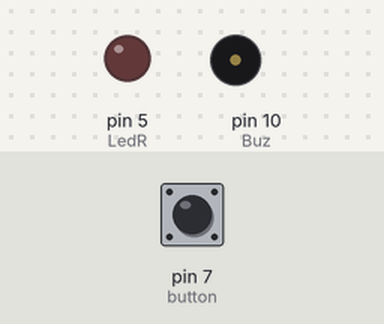
Simulated run of this sketch. Board: Arduino Uno, built for the host (arithmetic inside an expression is 32-bit, double 64-bit). Parts: output pins drawn as LEDs (lit = HIGH), buzzer (waves = sounding). Dashed ring = blinking. The inputs (shaded band) are chosen by the test bench; at power-on: pin 7 (button) LOW.

Above: at 1.8 s.
1.9 s: pin 7 (button) pulled HIGH for 0.6 s
At 2.9 s:
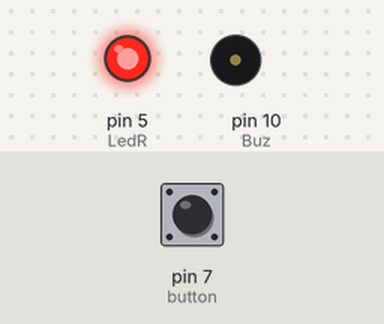
5.0 s: pin 7 (button) pulled HIGH for 1 s
At 6.4 s:
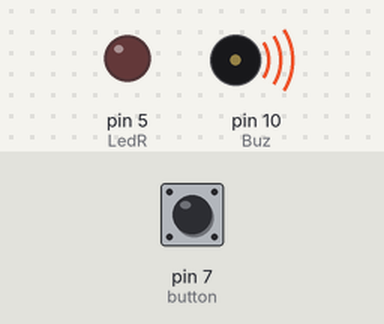
8.0 s: pin 7 (button) pulled HIGH for 3.2 s
At 8.9 s:
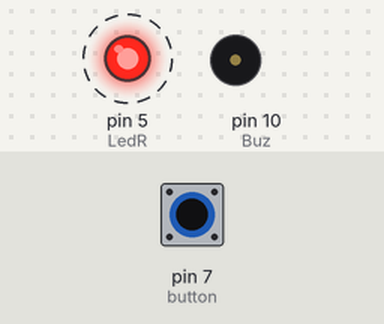
Timing chart, 0 to 14.0 s (numbered marks = the images above; inputs shaded):
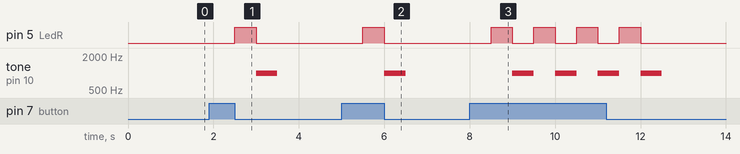

Measured:
- after the input at 1.9 s, pin 5 (LedR): LOW → HIGH after 0.60 s, → LOW 0.50 s later; tone on pin 10 (Buz): silent → 1000 Hz after 1.1 s, → silent 0.50 s later
- after the input at 5.0 s, pin 5 (LedR): LOW → HIGH after 0.50 s, → LOW 0.50 s later; tone on pin 10 (Buz): silent → 1000 Hz after 1.0 s, → silent 0.50 s later
- after the input at 8.0 s, pin 5 (LedR): alternates HIGH for 0.50 s and LOW for 0.50 s, 8 changes in all, then stays LOW, starting after 0.50 s; tone on pin 10 (Buz): alternates 1000 Hz for 0.50 s and silent for 0.50 s, 8 changes in all, then stays silent, starting after 1.0 s

The sketch:

abcd.ino
```cpp
int LedR = 5;
int EtatButton ;
int button = 7;
int Buz =10;

void setup() {
 pinMode(LedR,OUTPUT);
 pinMode( button,INPUT);
 pinMode(Buz,OUTPUT);
}

void loop() {
 EtatButton = digitalRead(button);
 delay(500);
 if (EtatButton ==1){
  digitalWrite(LedR,1);
  delay(500);
  digitalWrite(LedR,0);
  tone(Buz,1000,500);

 }
 else{
  digitalWrite(LedR,0);
  noTone;
 }
}
```
